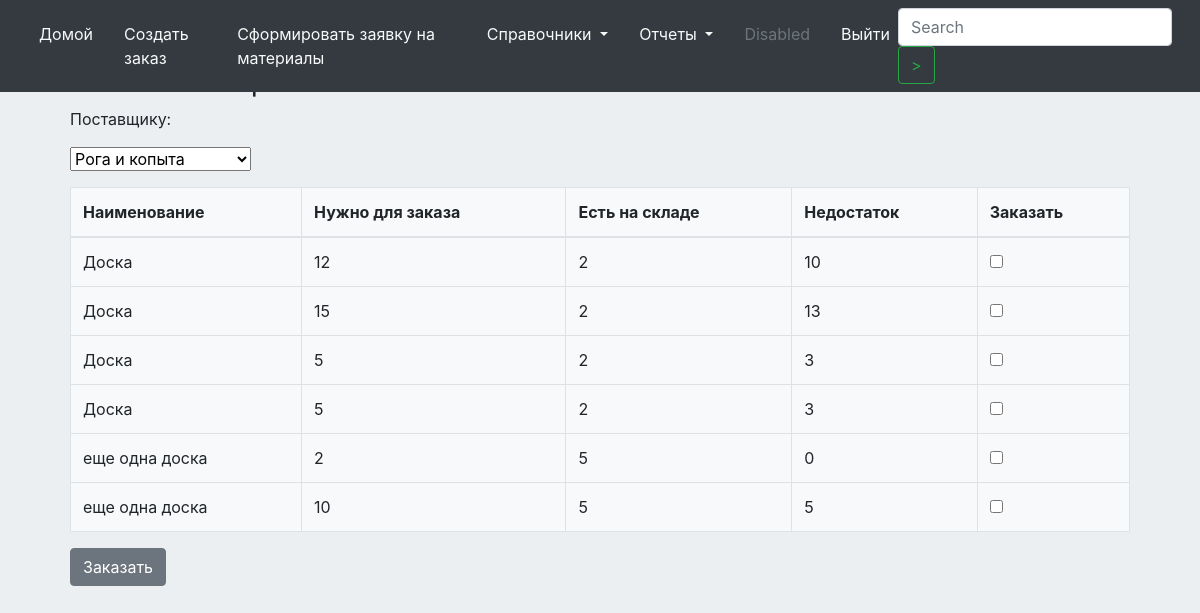
Before: /requestMaterials/ (signed in) with the older database file.
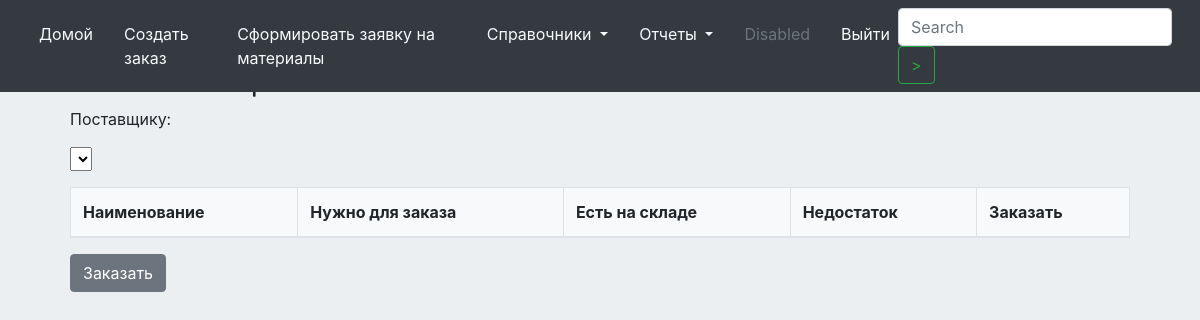
After: the same page with the newer database file.
### orloveFurniture/models.py (models this page shows, shortened)
class MaterialCatalog(models.Model):
    date_created = models.DateTimeField
    name = models.CharField(max_length=255)
    type = models.ForeignKey(MaterialTypeCatalog, blank=False, null=False, on_delete=models.PROTECT)
    category = models.ForeignKey(MaterialCategoryCatalog, blank=False, null=False, on_delete=models.PROTECT)

### orloveFurniture/views.py (the view)
# urls.py: url(r'^requestMaterials/$', views.createRequestMaterials, name='createRequestMaterials'),
@login_required
def createRequestMaterials(request):
    Definitions = []
    for needMaterial in RequiredMaterial.objects.all().order_by('idMaterial'):
        for havematerial in  Storage.objects.all().order_by('idMaterial'):
            if needMaterial.idMaterial == havematerial.idMaterial:
                Definition = {}
                Definition["name"] = needMaterial.idMaterial.name
                Definition["needMaterial"] = needMaterial.count
                Definition["havematerial"] = havematerial.count
                diff = (needMaterial.count - havematerial.count)
                if diff < 0:
                    Definition["toOrder"] = 0
                else:
                    Definition["toOrder"] = needMaterial.count - havematerial.count
                Definitions.append(Definition)
    dillers = DillerCatalog.objects.all()
    return render(request, "materialsRequest.html", { "Definitions" : Definitions, 'dillers' : dillers })

### templates/materialsRequest.html (shortened to what this page needs)
{% extends "base.html" %}
{% load static %}
{% block styles %}
    <link rel="stylesheet" type="text/css" href= "{% static "css/index.css" %}" >
{% endblock %}
{% block content %}
    <div class = "main-window">
        <H4>Заявка на материалы </H4>
        <div class="form-group">
            <p>Поставщику:</p>
            <select id="id_bd_month" name="bd_month" class="selectpicker" data-width="100%" data-size="16">
            {% for diller in dillers %}
                <option value={{ diller.name }}>{{ diller.name }}</option>
            {% endfor %}
            </select>
        </div>
        <table class="table table-bordered bg-light" id = "form_set_material">
            <thead>
            <tr>
                <th scope="col">Наименование</th>
                <th scope="col">Нужно для заказа</th>
                <th scope="col">Есть на складе</th>
                <th scope="col">Недостаток</th>
                <th scope="col">Заказать</th>
            </tr>
            </thead>
            <tbody>
            {% for Definition in Definitions %}
                <tr>
                        <td>
                            {{  Definition.name }}
                        </td>
                        <td>
                            {{  Definition.needMaterial }}
                        </td>
                        <td>
                            {{  Definition.havematerial }}
                        </td>
                        <td>
                            {{ Definition.toOrder }}
                        </td>
                        <td>
                            <div class="form-check">
                                <input class="form-check-input position-static" type="checkbox" id="blankCheckbox" value="option1" aria-label="...">
                            </div>
                        </td>
                </tr>
            {% endfor %}
            </tbody>
        </table>
    <button type="button" class="btn btn-secondary">Заказать</button>
    </div>
{% endblock %}

Changed rows visible on the page:
removed MaterialCatalog: name "Доска" "Доска" "Доска" "Доска"
removed MaterialCatalog: name "еще одна доска" "еще одна доска"
Other visible differences:
form field bd_month: "Рога и копыта" → (not shown)
list line gone: "12 2 10 ☐"
list line gone: "15 2 13 ☐"
list line gone: "5 2 3 ☐"
list line gone: "2 5 0 ☐"
list line gone: "10 5 5 ☐"
